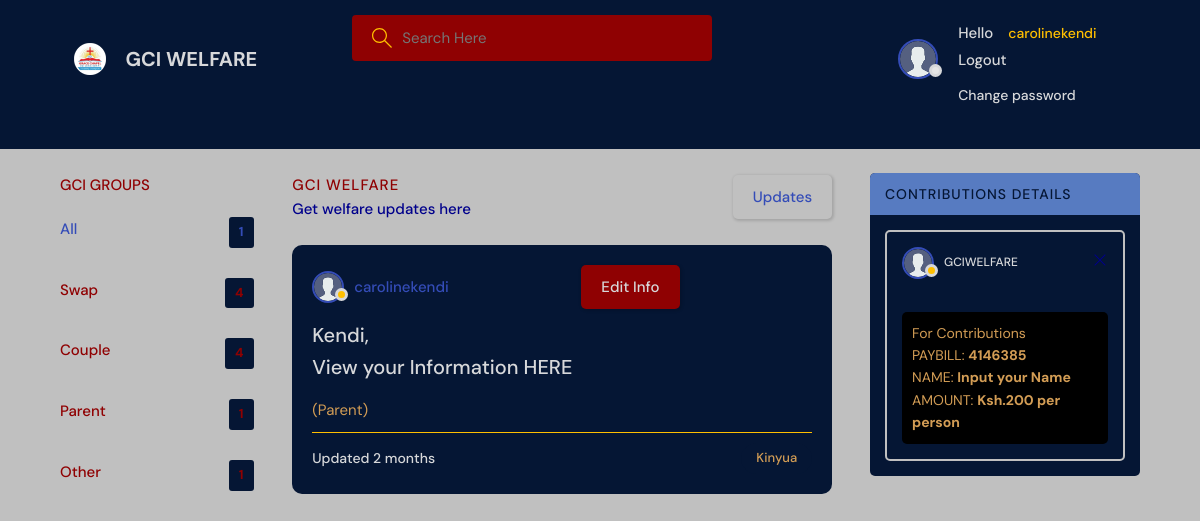
Before: /home/?q=Parent (signed in) with the older database file.
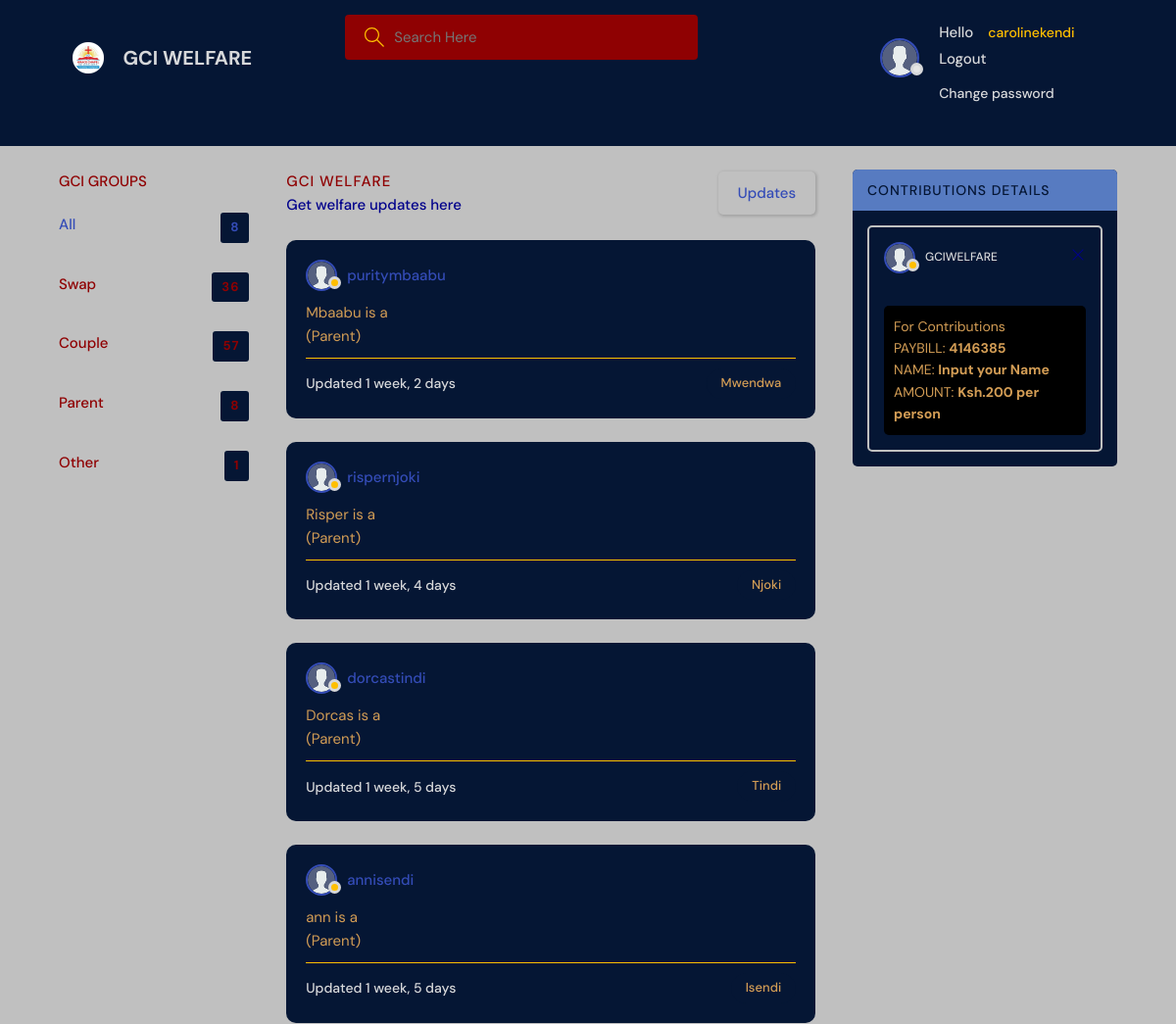
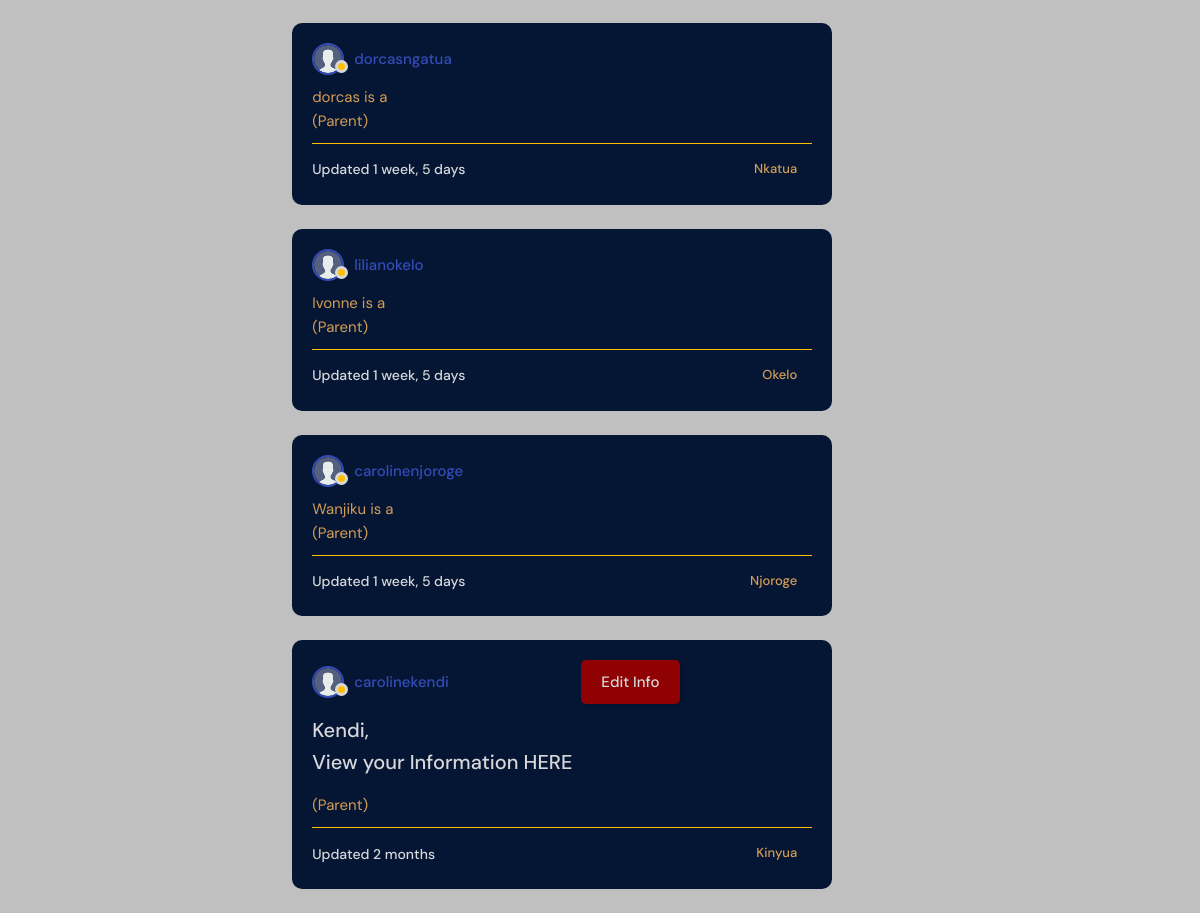
After: the same page with the newer database file (2 pictures, top to bottom).
### web/models.py (models this page shows, shortened)
class topic(models.Model):
    name=models.CharField(max_length=200)

class room(models.Model):
    host=models.ForeignKey(User, on_delete=models.SET_NULL, null=True)
    topic=models.ForeignKey(topic, on_delete=models.SET_NULL, null=True)
    Firstname = models.CharField(null=True, blank=True, max_length=200)
    name=models.CharField(max_length=255)
    lastName = models.CharField(null=True, blank=True, max_length=200)
    Email = models.EmailField(null=True, blank=True, max_length=200)
    phone = models.CharField(null=True, blank=True, max_length=200)
    identity= models.CharField(null=True, blank=True, max_length=255)
    KANGOYA = 'KANGOYA'
    KASPHAT = 'KASPHAT'
    NGARA = 'NGARA'
    GRACE_FAMILY= 'GRACE_FAMILY'
    WHITE_HOUSE = 'WHITE_HOUSE'
    KASARANI= 'KASARANI'
    KIKUYU = 'KIKUYU'
    KENYATTA = 'KENYATTA'
    MUCATHA = 'MUCATHA'
    TRUTH_SEEKERS = 'TRUTH_SEEKERS'
    RUIRU = 'RUIRU'
    GACHIE = 'GACHIE'
    SHAMMAH = 'SHAMMAH'
    THINDIGUA = 'THINDIGUA'
    MOMBASA_RD = 'MOMBASA_RD'
    JAMHURI = 'JAMHURU'
    KAHAWA = 'KAHAWA'
    BLOOM_HILL_KAWAIDA = 'BLOOM_HILL_KAWAIDA'
    THIKA= 'THIKA'
    JUJA= 'JUJA'
    CHOICES = [
        (KANGOYA,'Kangoya'),
        (KASPHAT,'Kasphat'),
        (NGARA,'Ngara'),
        (GRACE_FAMILY ,'Grace_family'),
        (WHITE_HOUSE,'White_house'),
        (KASARANI,'Kasarani'),
        (KIKUYU ,'Kikuyu'),
        (KENYATTA, 'Kenyatta'),
        (MUCATHA ,'Mucatha'),
        (TRUTH_SEEKERS ,'Truth_seekers'),
        (RUIRU ,'Ruiru'),
        (GACHIE ,'Gachie'),
        (SHAMMAH,'Shammah'),
        (THINDIGUA ,'Thindigua'),
        (MOMBASA_RD,'Mombasa_rd'),
        (JAMHURI,'Jamhuri'),
        (KAHAWA,'Kahawa'),
        (BLOOM_HILL_KAWAIDA,'Bloom_hill_kawaida'),
        (THIKA,'Thika'),
        (JUJA,'juja'),
    ]
    HBC = models.CharField(null=True, blank=True, max_length=100)
    choice = models.CharField(
        max_length=100,
        choices=CHOICES,
        default=KANGOYA,
    )
    Parent = models.CharField(null=True, blank=True, max_length=200)
    Child = models.CharField(null=True, blank=True, max_length=200)
    Spouse = models.CharField(null=True, blank=True, max_length=200)
    description=models.TextField(null=True, blank=True)
    updated=models.DateTimeField(auto_now=True)
    created=models.DateTimeField(auto_now_add=True)
    class Meta:
        ordering = ['-updated', '-created']

### web/views.py (the view)
# urls.py: path('home/', views.home, name='home'),
@login_required(login_url='/login')
def home(request):
    q = request.GET.get('q') if request.GET.get('q') != None  else ''
    tips = room.objects.filter(
        Q(topic__name__icontains=q) |
        Q(name__icontains=q) |
        Q(description__icontains=q)|
        Q(lastName__icontains=q)
                                )
    topics=topic.objects.all()
    adm = Msg.objects.all()
    users = User.objects.all()
    room_count= tips.count()
    R_messages=message.objects.all()
    context ={'tips': tips, 'topics': topics, 'room_count' : room_count, 'adm': adm,'users' : users, 'R_messages':R_messages}
    return render(request, 'web/home.html', context)

### web/templates/web/home.html (shortened to what this page needs)
<!DOCTYPE html>
{% extends 'main.html' %}
{%load static%}
   {% block content %}
    <main class="layout layout--3">
      <div class="container">
        <div class="topics">
          <div class="topics__header">
            <h2>GCI Groups</h2>
          </div>
          <ul class="topics__list">
            <li>
              <a href="{% url 'home' %}"class="active">All <span>{{room_count}}</span></a>
            </li>
            {% for topic in topics %}
            <li>
              <a href="{% url 'home' %}?q={{topic.name}}">{{topic.name}}<span>{{topic.room_set.all.count}}</span></a>
            </li>
            {% endfor %}
          </ul>
        </div>
        <div class="roomList">
          <div class="roomList__header">
            <div>
              <h2>GCI WELFARE</h2>
              <p>Get welfare updates here</p>
            </div>
            {% if user.is_superuser %}
            <a class="btn btn--primary" href="{% url 'insert' %}">Update</a>
            <a class="btn btn--primary" href="{% url 'user_list' %}">Admin</a>
            {%else%}
            {% for room in tips %}
            {% if request.user == room.host %}
            <a class="btn btn--primary" href="{% url 'index' room.id %}">Updates</a>
            {%endif%}
            {%endfor%}
            {%endif%}
             {% for room in tips %}
          </div>
          <div class="roomListRoom">
            <div class="roomListRoom__header">
              <a href="" class="roomListRoom__author">
                <div class="avatar avatar--small">
                  <img src="{% static 'images/avatar.svg'%}" />
                </div>
                <span>{{room.host.username}}</span>
              </a>
              {% if request.user == room.host %}
             <a class="btn btn--main" href="{% url 'updateRoom'  room.id %}">Edit Info</a>
              {%endif%}
            </div>
            <div class="roomListRoom__content">
              {% if request.user == room.host %}
              <a href="{% url 'index' room.id %}"> {{room.lastName}},<br> <small>View your Information HERE</small></a>
              {%else%}
              <small>{{room.lastName}} is a </small>
              {%endif%}
              <p>
               ({{room.topic.name}})
              </p>
            </div>
            <div class="roomListRoom__meta">
              <a href="room.html" class="roomListRoom__joined">
                Updated {{room.updated|timesince}}
              </a>
              <p class="roomListRoom__topic">{{room.name}}</p>
            </div>
            {%endfor%}
          </div>
          </div>
        <div class="activities">
          <div class="activities__header">
            <h2>Contributions Details</h2>
          </div>
          <div class="activities__box">
            <div class="activities__boxHeader roomListRoom__header">
              <a href="profile.html" class="roomListRoom__author">
                <div class="avatar avatar--small">
                  <img src="{% static 'images/avatar.svg'%}" />
                </div>
                <p>
                  <span>GCIWELFARE</span>
                </p>
              </a>
              <div class="roomListRoom__actions">
                <a href="#">
                  <svg version="1.1" xmlns="http://www.w3.org/2000/svg" width="32" height="32" viewBox="0 0 32 32">
                    <title>remove</title>
                    <path
                      d="M27.314 6.019l-1.333-1.333-9.98 9.981-9.981-9.981-1.333 1.333 9.981 9.981-9.981 9.98 1.333 1.333 9.981-9.98 9.98 9.98 1.333-1.333-9.98-9.98 9.98-9.981z"
                    ></path>
                  </svg>
                </a>
              </div>
            </div>
            <div class="activities__boxContent">
              <p><a href="room.html"></a></p>
              <div class="activities__boxRoomContent">
                <P>For Contributions<br> PAYBILL: <b>4146385</b> <br> NAME: <b>Input your Name</b><br>AMOUNT: <b>Ksh.200 per person</b></P>
              </div>
            </div>
          </div>
          </div>
        </div>
    </main>
    {% endblock %}

### templates/main.html (shortened to what this page needs)
<!DOCTYPE html>
{%load static%}
<html lang="en">
  <head>
    <link rel="stylesheet" type="text/css" media="screen" href="{% static 'style/style.css' %}" />
  </head>
  <body>
    <header class="header header--loggedIn">
      <div class="container">
        <a href="/" class="header__logo">
          <img src="{% static 'images/logo.png'%}" />
          <h1>GCI WELFARE</h1>
        </a>
        <form class="header__search" method="get" action="{% url 'home' %}">
          <label>
            <input type="text" name="q" placeholder="Search Here"/>
          </label>
        </form>
        <nav class="header__menu">
          {% if request.user.is_authenticated %}
          <div class="header__user">
            <a href="{% url 'createRoom' %}">
              <div class="avatar avatar--medium active">
                <img src="{% static 'images/avatar.svg'%}" />
              </div>
              <p>Hello<span>{{request.user}}</span>
                <br><br>
                <span><a href="{% url 'logout' %}">Logout</a></span>
                <br>
                <span><a href="{% url 'password_change'%}">Change password</a></span>
                {% else %}
                <span><a href="{% url 'login' %}">login/register</a></span>
              </p>
            </a>
            {% endif %}
          </div>
    </nav>
    </div>
    </header>
   <header class="header header--loggedIn">
      {% include 'nav.html' %}
      {% block content %}
      {% endblock %}

### templates/nav.html (shortened to what this page needs)
{%load static%}
</header>

Changed rows visible on the page:
computed for topic "Swap": room_set.all.count "4" → "36"
computed for topic "Couple": room_set.all.count "4" → "57"
computed for topic "Parent": room_set.all.count "1" → "8"
added room: host.username "puritymbaabu", lastName "Mbaabu", topic.name "Parent", updated "1 week, 2 days", name "Mwendwa"
added room: host.username "rispernjoki", lastName "Risper", topic.name "Parent", updated "1 week, 4 days", name "Njoki"
added room: host.username "dorcastindi", lastName "Dorcas", topic.name "Parent", updated "1 week, 5 days", name "Tindi"
added room: host.username "annisendi", lastName "ann", topic.name "Parent", updated "1 week, 5 days", name "Isendi"
added room: host.username "dorcasngatua", lastName "dorcas", topic.name "Parent", updated "1 week, 5 days", name "Nkatua"
added room: host.username "lilianokelo", lastName "Ivonne", topic.name "Parent", updated "1 week, 5 days", name "Okelo"
added room: host.username "carolinenjoroge", lastName "Wanjiku", topic.name "Parent", updated "1 week, 5 days", name "Njoroge"
Other visible differences:
{{ room_count }}: "1" → "8"
